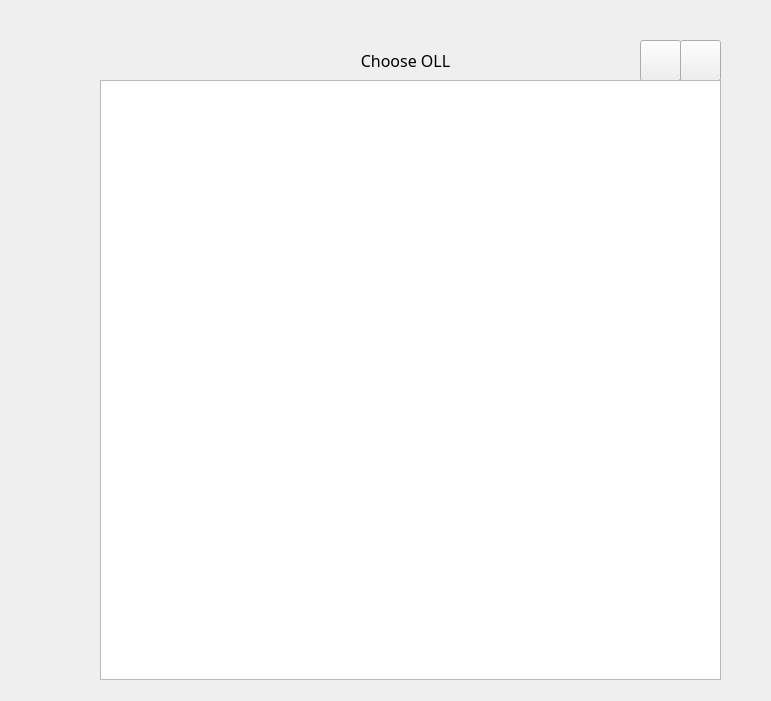
<?xml version="1.0" encoding="UTF-8"?>
<ui version="4.0">
 <class>OLLWindow</class>
 <widget class="QMainWindow" name="OLLWindow">
  <property name="geometry">
   <rect>
    <x>0</x>
    <y>0</y>
    <width>771</width>
    <height>701</height>
   </rect>
  </property>
  <property name="font">
   <font>
    <family>幼圆</family>
   </font>
  </property>
  <property name="windowTitle">
   <string>OLLWindow</string>
  </property>
  <widget class="QWidget" name="centralwidget">
   <widget class="QWidget" name="widget" native="true">
    <property name="geometry">
     <rect>
      <x>100</x>
      <y>40</y>
      <width>621</width>
      <height>41</height>
     </rect>
    </property>
    <property name="font">
     <font>
      <family>Microsoft YaHei</family>
      <pointsize>12</pointsize>
     </font>
    </property>
    <property name="layoutDirection">
     <enum>Qt::LeftToRight</enum>
    </property>
    <widget class="QPushButton" name="closeButton">
     <property name="geometry">
      <rect>
       <x>580</x>
       <y>0</y>
       <width>41</width>
       <height>41</height>
      </rect>
     </property>
     <property name="cursor">
      <cursorShape>PointingHandCursor</cursorShape>
     </property>
     <property name="text">
      <string/>
     </property>
    </widget>
    <widget class="QPushButton" name="minButton">
     <property name="geometry">
      <rect>
       <x>540</x>
       <y>0</y>
       <width>41</width>
       <height>41</height>
      </rect>
     </property>
     <property name="cursor">
      <cursorShape>PointingHandCursor</cursorShape>
     </property>
     <property name="text">
      <string/>
     </property>
    </widget>
    <widget class="QLabel" name="label">
     <property name="geometry">
      <rect>
       <x>210</x>
       <y>5</y>
       <width>191</width>
       <height>31</height>
      </rect>
     </property>
     <property name="font">
      <font>
       <family>Microsoft YaHei</family>
       <pointsize>12</pointsize>
      </font>
     </property>
     <property name="layoutDirection">
      <enum>Qt::LeftToRight</enum>
     </property>
     <property name="text">
      <string>Choose OLL</string>
     </property>
     <property name="alignment">
      <set>Qt::AlignCenter</set>
     </property>
    </widget>
   </widget>
   <widget class="QTableWidget" name="tableWidget">
    <property name="geometry">
     <rect>
      <x>100</x>
      <y>80</y>
      <width>621</width>
      <height>600</height>
     </rect>
    </property>
   </widget>
  </widget>
 </widget>
 <resources/>
 <connections/>
</ui>
